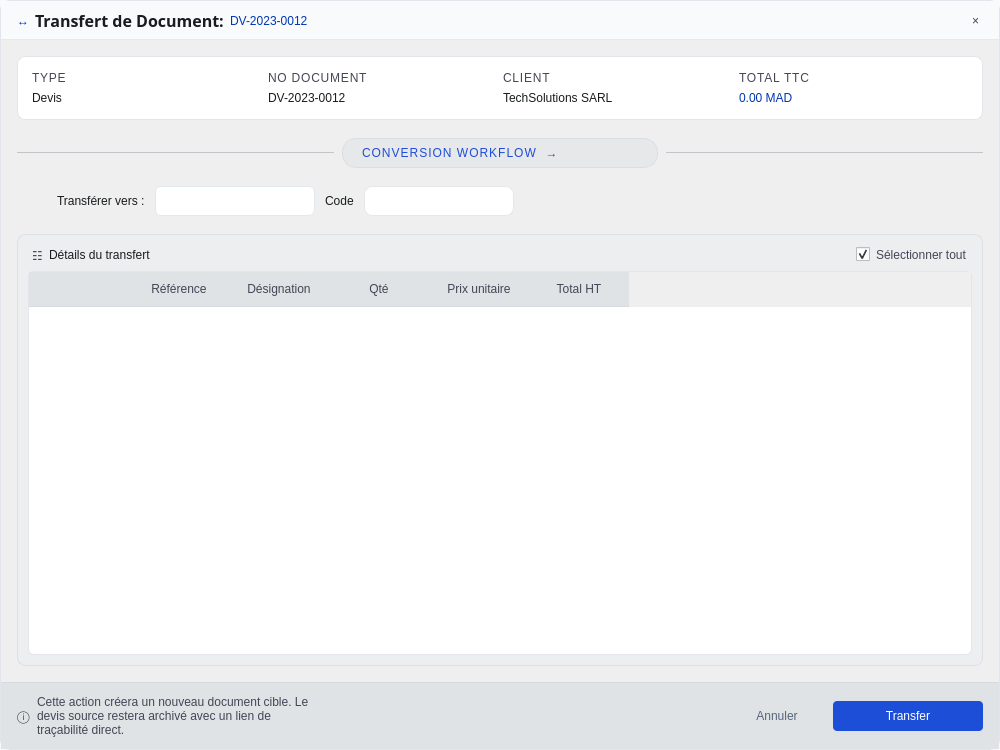
<?xml version="1.0" encoding="UTF-8"?>
<ui version="4.0">
 <class>TransfertDocumentDialog</class>
 <widget class="QDialog" name="TransfertDocumentDialog">
  <property name="geometry">
   <rect>
    <x>0</x>
    <y>0</y>
    <width>1000</width>
    <height>750</height>
   </rect>
  </property>
  <property name="windowTitle">
   <string>Transfert de Document</string>
  </property>
  <property name="styleSheet">
   <string notr="true">QDialog#TransfertDocumentDialog { background-color: #f7f9fb; font-family: &quot;Overpass&quot;; color: #191c1e; }</string>
  </property>
  <layout class="QVBoxLayout" name="dialogOuterLayout">
   <property name="spacing">
    <number>0</number>
   </property>
   <property name="leftMargin">
    <number>0</number>
   </property>
   <property name="topMargin">
    <number>0</number>
   </property>
   <property name="rightMargin">
    <number>0</number>
   </property>
   <property name="bottomMargin">
    <number>0</number>
   </property>
   <item>
    <widget class="QFrame" name="dialogContainer">
     <property name="styleSheet">
      <string notr="true">QFrame#dialogContainer { background-color: #f2f4f6; border: 1px solid rgba(196,197,215,0.35); border-radius: 10px; }</string>
     </property>
     <layout class="QVBoxLayout" name="dialogMainLayout">
      <property name="spacing">
       <number>0</number>
      </property>
      <property name="leftMargin">
       <number>0</number>
      </property>
      <property name="topMargin">
       <number>0</number>
      </property>
      <property name="rightMargin">
       <number>0</number>
      </property>
      <property name="bottomMargin">
       <number>0</number>
      </property>
      <item>
       <widget class="QFrame" name="titleBar">
        <property name="minimumSize">
         <size>
          <width>0</width>
          <height>0</height>
         </size>
        </property>
        <property name="maximumSize">
         <size>
          <width>16777215</width>
          <height>56</height>
         </size>
        </property>
        <property name="styleSheet">
         <string notr="true">QFrame#titleBar { background-color: #f8fafc; border-bottom: 1px solid rgba(196,197,215,0.35); }</string>
        </property>
        <property name="frameShape">
         <enum>QFrame::NoFrame</enum>
        </property>
        <layout class="QHBoxLayout" name="titleBarLayout">
         <property name="leftMargin">
          <number>16</number>
         </property>
         <property name="topMargin">
          <number>8</number>
         </property>
         <property name="rightMargin">
          <number>12</number>
         </property>
         <property name="bottomMargin">
          <number>8</number>
         </property>
         <item>
          <widget class="QLabel" name="labelTitleIcon">
           <property name="styleSheet">
            <string notr="true">QLabel#labelTitleIcon { color: #0037b0; font: 700 13pt &quot;Overpass&quot;; }</string>
           </property>
           <property name="text">
            <string>↔</string>
           </property>
          </widget>
         </item>
         <item>
          <widget class="QLabel" name="labelTitlePrefix">
           <property name="font">
            <font>
             <family>Overpass</family>
             <pointsize>12</pointsize>
             <weight>87</weight>
             <italic>false</italic>
             <bold>true</bold>
            </font>
           </property>
           <property name="styleSheet">
            <string notr="true">QLabel#labelTitlePrefix { color: #191c1e; font: 700 12pt &quot;Overpass&quot;; }</string>
           </property>
           <property name="text">
            <string>Transfert de Document:</string>
           </property>
          </widget>
         </item>
         <item>
          <widget class="QLabel" name="labelDocCode">
           <property name="styleSheet">
            <string notr="true">QLabel#labelDocCode { color: #0037b0; font: 700 12pt &quot;Overpass&quot;; }</string>
           </property>
           <property name="text">
            <string>DV-2023-0012</string>
           </property>
          </widget>
         </item>
         <item>
          <spacer name="titleBarSpacer">
           <property name="orientation">
            <enum>Qt::Horizontal</enum>
           </property>
           <property name="sizeHint" stdset="0">
            <size>
             <width>40</width>
             <height>20</height>
            </size>
           </property>
          </spacer>
         </item>
         <item>
          <widget class="QPushButton" name="btnClose">
           <property name="minimumSize">
            <size>
             <width>0</width>
             <height>0</height>
            </size>
           </property>
           <property name="maximumSize">
            <size>
             <width>30</width>
             <height>30</height>
            </size>
           </property>
           <property name="styleSheet">
            <string notr="true">QPushButton#btnClose { border: none; border-radius: 4px; background: transparent; color: #434655; font: 600 12pt &quot;Overpass&quot;; padding: 2px 8px; } QPushButton#btnClose:hover { color: #ba1a1a; background-color: rgba(186,26,26,0.08); }</string>
           </property>
           <property name="text">
            <string>×</string>
           </property>
          </widget>
         </item>
        </layout>
       </widget>
      </item>
      <item>
       <widget class="QScrollArea" name="scrollContent">
        <property name="frameShape">
         <enum>QFrame::NoFrame</enum>
        </property>
        <property name="widgetResizable">
         <bool>true</bool>
        </property>
        <widget class="QWidget" name="scrollContentWidget">
         <property name="geometry">
          <rect>
           <x>0</x>
           <y>0</y>
           <width>998</width>
           <height>627</height>
          </rect>
         </property>
         <layout class="QVBoxLayout" name="contentLayout">
          <property name="spacing">
           <number>18</number>
          </property>
          <property name="leftMargin">
           <number>16</number>
          </property>
          <property name="topMargin">
           <number>16</number>
          </property>
          <property name="rightMargin">
           <number>16</number>
          </property>
          <property name="bottomMargin">
           <number>16</number>
          </property>
          <item>
           <widget class="QFrame" name="sourceCard">
            <property name="styleSheet">
             <string notr="true">QFrame#sourceCard { background-color: #ffffff; border: 1px solid rgba(196,197,215,0.35); border-radius: 8px; }</string>
            </property>
            <property name="frameShape">
             <enum>QFrame::NoFrame</enum>
            </property>
            <layout class="QGridLayout" name="sourceCardGrid">
             <property name="leftMargin">
              <number>14</number>
             </property>
             <property name="topMargin">
              <number>14</number>
             </property>
             <property name="rightMargin">
              <number>14</number>
             </property>
             <property name="bottomMargin">
              <number>14</number>
             </property>
             <item row="2" column="1">
              <widget class="QLabel" name="labelSourceDocValue">
               <property name="styleSheet">
                <string notr="true">QLabel#labelSourceDocValue { color: #191c1e; font: 700 11pt &quot;Overpass&quot;; }</string>
               </property>
               <property name="text">
                <string>DV-2023-0012</string>
               </property>
              </widget>
             </item>
             <item row="2" column="3">
              <widget class="QLabel" name="labelSourceTotalValue">
               <property name="styleSheet">
                <string notr="true">QLabel#labelSourceTotalValue { color: #0037b0; font: 800 15pt &quot;Overpass&quot;; }</string>
               </property>
               <property name="text">
                <string>0.00 MAD</string>
               </property>
              </widget>
             </item>
             <item row="1" column="0">
              <widget class="QLabel" name="labelSourceTypeTitle">
               <property name="styleSheet">
                <string notr="true">QLabel#labelSourceTypeTitle { color: #434655; font: 700 8pt &quot;Overpass&quot;; letter-spacing: 0.8px; }</string>
               </property>
               <property name="text">
                <string>TYPE</string>
               </property>
              </widget>
             </item>
             <item row="2" column="0">
              <widget class="QLabel" name="labelSourceTypeValue">
               <property name="styleSheet">
                <string notr="true">QLabel#labelSourceTypeValue { color: #191c1e; font: 700 11pt &quot;Overpass&quot;; }</string>
               </property>
               <property name="text">
                <string>Devis</string>
               </property>
              </widget>
             </item>
             <item row="2" column="2">
              <widget class="QLabel" name="labelSourceClientValue">
               <property name="styleSheet">
                <string notr="true">QLabel#labelSourceClientValue { color: #191c1e; font: 700 11pt &quot;Overpass&quot;; }</string>
               </property>
               <property name="text">
                <string>TechSolutions SARL</string>
               </property>
              </widget>
             </item>
             <item row="1" column="2">
              <widget class="QLabel" name="labelSourceClientTitle">
               <property name="styleSheet">
                <string notr="true">QLabel#labelSourceClientTitle { color: #434655; font: 700 8pt &quot;Overpass&quot;; letter-spacing: 0.8px; }</string>
               </property>
               <property name="text">
                <string>CLIENT</string>
               </property>
              </widget>
             </item>
             <item row="1" column="1">
              <widget class="QLabel" name="labelSourceDocTitle">
               <property name="styleSheet">
                <string notr="true">QLabel#labelSourceDocTitle { color: #434655; font: 700 8pt &quot;Overpass&quot;; letter-spacing: 0.8px; }</string>
               </property>
               <property name="text">
                <string>NO DOCUMENT</string>
               </property>
              </widget>
             </item>
             <item row="1" column="3">
              <widget class="QLabel" name="labelSourceTotalTitle">
               <property name="styleSheet">
                <string notr="true">QLabel#labelSourceTotalTitle { color: #434655; font: 700 8pt &quot;Overpass&quot;; letter-spacing: 0.8px; }</string>
               </property>
               <property name="text">
                <string>TOTAL TTC</string>
               </property>
              </widget>
             </item>
            </layout>
           </widget>
          </item>
          <item>
           <layout class="QHBoxLayout" name="workflowLayout">
            <property name="spacing">
             <number>8</number>
            </property>
            <item>
             <widget class="QFrame" name="lineLeft">
              <property name="styleSheet">
               <string notr="true">QFrame#lineLeft { color: rgba(116,118,134,0.35); }</string>
              </property>
              <property name="frameShape">
               <enum>QFrame::HLine</enum>
              </property>
              <property name="frameShadow">
               <enum>QFrame::Plain</enum>
              </property>
             </widget>
            </item>
            <item>
             <widget class="QLabel" name="labelWorkflow">
              <property name="styleSheet">
               <string notr="true">QLabel#labelWorkflow { background-color: #e6e8ea; border: 1px solid rgba(196,197,215,0.35); border-radius: 14px; color: #1d4ed8; font: 700 8pt &quot;Overpass&quot;; letter-spacing: 1px; padding: 7px 16px; }</string>
              </property>
              <property name="text">
               <string>CONVERSION WORKFLOW  →</string>
              </property>
             </widget>
            </item>
            <item>
             <widget class="QFrame" name="lineRight">
              <property name="styleSheet">
               <string notr="true">QFrame#lineRight { color: rgba(116,118,134,0.35); }</string>
              </property>
              <property name="frameShape">
               <enum>QFrame::HLine</enum>
              </property>
              <property name="frameShadow">
               <enum>QFrame::Plain</enum>
              </property>
             </widget>
            </item>
           </layout>
          </item>
          <item>
           <layout class="QHBoxLayout" name="horizontalLayout">
            <property name="spacing">
             <number>10</number>
            </property>
            <property name="bottomMargin">
             <number>0</number>
            </property>
            <item>
             <spacer name="horizontalSpacer_2">
              <property name="orientation">
               <enum>Qt::Horizontal</enum>
              </property>
              <property name="sizeType">
               <enum>QSizePolicy::Fixed</enum>
              </property>
              <property name="sizeHint" stdset="0">
               <size>
                <width>40</width>
                <height>20</height>
               </size>
              </property>
             </spacer>
            </item>
            <item alignment="Qt::AlignLeft">
             <widget class="QLabel" name="labelTransferTo">
              <property name="styleSheet">
               <string notr="true">QLabel#labelTransferTo { color: #191c1e; font: 800 12pt &quot;Overpass&quot;; }</string>
              </property>
              <property name="text">
               <string>Transférer vers :</string>
              </property>
             </widget>
            </item>
            <item>
             <widget class="QComboBox" name="comboToType">
              <property name="minimumSize">
               <size>
                <width>160</width>
                <height>0</height>
               </size>
              </property>
              <property name="styleSheet">
               <string notr="true">QComboBox#comboToType {
    background-color: #ffffff;
    border: 1px solid #e2e8f0;
    border-radius: 6px;
    padding: 6px 10px;
    font: 400 9pt &quot;Overpass&quot;;
    color: #374151;
}
QComboBox#comboToType::drop-down {
    border: none;
    width: 18px;
}
QComboBox#comboToType::down-arrow {
    image: url(program/assets/global/down_blue_arrow.svg);
    width: 10px;
    height: 10px;
}</string>
              </property>
             </widget>
            </item>
            <item>
             <widget class="QLabel" name="labelCode">
              <property name="styleSheet">
               <string notr="true">QLabel#labelCode { color: #191c1e; font: 800 12pt &quot;Overpass&quot;; }</string>
              </property>
              <property name="text">
               <string>Code</string>
              </property>
             </widget>
            </item>
            <item>
             <widget class="QLineEdit" name="CodeEditLine">
              <property name="minimumSize">
               <size>
                <width>0</width>
                <height>30</height>
               </size>
              </property>
              <property name="maximumSize">
               <size>
                <width>150</width>
                <height>1367777</height>
               </size>
              </property>
              <property name="styleSheet">
               <string notr="true">QLineEdit#CodeEditLine { background-color: #ffffff; border: 1px solid #e5e7eb; border-radius: 8px; padding: 6px 10px; font: 500 10pt &quot;Overpass&quot;; color: #374151; } 

QLineEdit#CodeEditLine:hover { border-color: #d1d5db; }

 QLineEdit#CodeEditLine:focus { border-color: #1d7ae2; }

/* --- Added Read-Only State --- */
QLineEdit#CodeEditLine[readOnly=&quot;true&quot;] {
    background-color: #f9fafb;    /* Light grey &quot;locked&quot; background */
    color: #9ca3af;               /* Lighter grey text */
    border: 1px solid #f3f4f6;    /* Very faint border */
}

/* Prevents the hover/focus colors from appearing when read-only */
QLineEdit#CodeEditLine[readOnly=&quot;true&quot;]:hover,
QLineEdit#CodeEditLine[readOnly=&quot;true&quot;]:focus {
    border-color: #f3f4f6;
}</string>
              </property>
             </widget>
            </item>
            <item>
             <spacer name="horizontalSpacer">
              <property name="orientation">
               <enum>Qt::Horizontal</enum>
              </property>
              <property name="sizeHint" stdset="0">
               <size>
                <width>40</width>
                <height>20</height>
               </size>
              </property>
             </spacer>
            </item>
           </layout>
          </item>
          <item>
           <widget class="QFrame" name="detailsFrame">
            <property name="styleSheet">
             <string notr="true">QFrame#detailsFrame { background-color: #eceef0; border: 1px solid rgba(196,197,215,0.35); border-radius: 8px; }</string>
            </property>
            <property name="frameShape">
             <enum>QFrame::NoFrame</enum>
            </property>
            <layout class="QVBoxLayout" name="detailsLayout">
             <property name="leftMargin">
              <number>10</number>
             </property>
             <property name="topMargin">
              <number>10</number>
             </property>
             <property name="rightMargin">
              <number>10</number>
             </property>
             <property name="bottomMargin">
              <number>10</number>
             </property>
             <item>
              <widget class="QFrame" name="detailsHeader">
               <property name="styleSheet">
                <string notr="true">QFrame#detailsHeader { background-color: transparent; border: none; }</string>
               </property>
               <property name="frameShape">
                <enum>QFrame::NoFrame</enum>
               </property>
               <layout class="QHBoxLayout" name="detailsHeaderLayout">
                <property name="leftMargin">
                 <number>4</number>
                </property>
                <property name="topMargin">
                 <number>0</number>
                </property>
                <property name="rightMargin">
                 <number>4</number>
                </property>
                <property name="bottomMargin">
                 <number>0</number>
                </property>
                <item>
                 <widget class="QLabel" name="labelDetailsIcon">
                  <property name="styleSheet">
                   <string notr="true">QLabel#labelDetailsIcon { color: #434655; font: 700 10pt &quot;Overpass&quot;; }</string>
                  </property>
                  <property name="text">
                   <string>☷</string>
                  </property>
                 </widget>
                </item>
                <item>
                 <widget class="QLabel" name="labelDetailsTitle">
                  <property name="styleSheet">
                   <string notr="true">QLabel#labelDetailsTitle { color: #191c1e; font: 700 11pt &quot;Overpass&quot;; }</string>
                  </property>
                  <property name="text">
                   <string>Détails du transfert</string>
                  </property>
                 </widget>
                </item>
                <item>
                 <spacer name="detailsHeaderSpacer">
                  <property name="orientation">
                   <enum>Qt::Horizontal</enum>
                  </property>
                  <property name="sizeHint" stdset="0">
                   <size>
                    <width>40</width>
                    <height>20</height>
                   </size>
                  </property>
                 </spacer>
                </item>
                <item>
                 <widget class="QCheckBox" name="checkSelectAll">
                  <property name="styleSheet">
                   <string notr="true">QCheckBox#checkSelectAll { color: #434655; font: 600 9pt &quot;Overpass&quot;; } QCheckBox#checkSelectAll::indicator { width: 14px; height: 14px; }</string>
                  </property>
                  <property name="text">
                   <string>Sélectionner tout</string>
                  </property>
                  <property name="checked">
                   <bool>true</bool>
                  </property>
                 </widget>
                </item>
               </layout>
              </widget>
             </item>
             <item>
              <widget class="QTableWidget" name="tableTransferDetails">
               <property name="styleSheet">
                <string notr="true">QTableWidget#tableTransferDetails { background-color: #ffffff; border: 1px solid rgba(196,197,215,0.35); border-radius: 6px; gridline-color: #e7eaec; color: #191c1e; font: 400 9pt &quot;Overpass&quot;; outline: none; } QTableWidget#tableTransferDetails::item { padding: 8px; border-bottom: 1px solid #f0f2f4; } QTableWidget#tableTransferDetails::item:selected { background-color: rgba(0,55,176,0.08); color: #191c1e; } QHeaderView::section { background-color: #e0e3e5; color: #434655; font: 700 8pt &quot;Overpass&quot;; border: none; border-bottom: 1px solid rgba(196,197,215,0.35); padding: 8px 10px; }</string>
               </property>
               <property name="editTriggers">
                <set>QAbstractItemView::NoEditTriggers</set>
               </property>
               <property name="alternatingRowColors">
                <bool>true</bool>
               </property>
               <property name="selectionBehavior">
                <enum>QAbstractItemView::SelectRows</enum>
               </property>
               <property name="showGrid">
                <bool>false</bool>
               </property>
               <property name="rowCount">
                <number>0</number>
               </property>
               <property name="columnCount">
                <number>6</number>
               </property>
               <attribute name="verticalHeaderVisible">
                <bool>false</bool>
               </attribute>
               <column>
                <property name="text">
                 <string/>
                </property>
               </column>
               <column>
                <property name="text">
                 <string>Référence</string>
                </property>
               </column>
               <column>
                <property name="text">
                 <string>Désignation</string>
                </property>
               </column>
               <column>
                <property name="text">
                 <string>Qté</string>
                </property>
               </column>
               <column>
                <property name="text">
                 <string>Prix unitaire</string>
                </property>
               </column>
               <column>
                <property name="text">
                 <string>Total HT</string>
                </property>
               </column>
              </widget>
             </item>
            </layout>
           </widget>
          </item>
         </layout>
        </widget>
       </widget>
      </item>
      <item>
       <widget class="QFrame" name="footerBar">
        <property name="minimumSize">
         <size>
          <width>0</width>
          <height>0</height>
         </size>
        </property>
        <property name="maximumSize">
         <size>
          <width>16777215</width>
          <height>90</height>
         </size>
        </property>
        <property name="styleSheet">
         <string notr="true">QFrame#footerBar { background-color: #e0e3e5; border-top: 1px solid rgba(196,197,215,0.35); }</string>
        </property>
        <property name="frameShape">
         <enum>QFrame::NoFrame</enum>
        </property>
        <layout class="QHBoxLayout" name="footerLayout">
         <property name="leftMargin">
          <number>16</number>
         </property>
         <property name="topMargin">
          <number>12</number>
         </property>
         <property name="rightMargin">
          <number>16</number>
         </property>
         <property name="bottomMargin">
          <number>12</number>
         </property>
         <item>
          <widget class="QLabel" name="labelFooterInfoIcon">
           <property name="styleSheet">
            <string notr="true">QLabel#labelFooterInfoIcon { color: #434655; font: 700 9pt &quot;Overpass&quot;; }</string>
           </property>
           <property name="text">
            <string>ⓘ</string>
           </property>
          </widget>
         </item>
         <item>
          <widget class="QLabel" name="labelFooterInfoText">
           <property name="styleSheet">
            <string notr="true">QLabel#labelFooterInfoText { color: #434655; font: 500 8pt &quot;Overpass&quot;; }</string>
           </property>
           <property name="text">
            <string>Cette action créera un nouveau document cible. Le devis source restera archivé avec un lien de traçabilité direct.</string>
           </property>
           <property name="wordWrap">
            <bool>true</bool>
           </property>
          </widget>
         </item>
         <item>
          <spacer name="footerSpacer">
           <property name="orientation">
            <enum>Qt::Horizontal</enum>
           </property>
           <property name="sizeHint" stdset="0">
            <size>
             <width>40</width>
             <height>20</height>
            </size>
           </property>
          </spacer>
         </item>
         <item>
          <widget class="QPushButton" name="btnCancel">
           <property name="minimumSize">
            <size>
             <width>100</width>
             <height>30</height>
            </size>
           </property>
           <property name="styleSheet">
            <string notr="true">QPushButton#btnCancel { border: none; border-radius: 4px; background: transparent; color: #57657a; font: 700 9pt &quot;Overpass&quot;; padding: 8px 14px; } QPushButton#btnCancel:hover { background-color: #d5e3fc; }</string>
           </property>
           <property name="text">
            <string>Annuler</string>
           </property>
          </widget>
         </item>
         <item>
          <widget class="QPushButton" name="btnLaunchTransfer">
           <property name="minimumSize">
            <size>
             <width>150</width>
             <height>30</height>
            </size>
           </property>
           <property name="styleSheet">
            <string notr="true">QPushButton#btnLaunchTransfer { border: none; border-radius: 4px; color: #ffffff; font: 700 9pt &quot;Overpass&quot;; padding: 8px 18px; background-color: #1d4ed8; } QPushButton#btnLaunchTransfer:hover { background-color: #0037b0; }</string>
           </property>
           <property name="text">
            <string>Transfer</string>
           </property>
          </widget>
         </item>
        </layout>
       </widget>
      </item>
     </layout>
    </widget>
   </item>
  </layout>
 </widget>
 <resources/>
 <connections/>
</ui>
